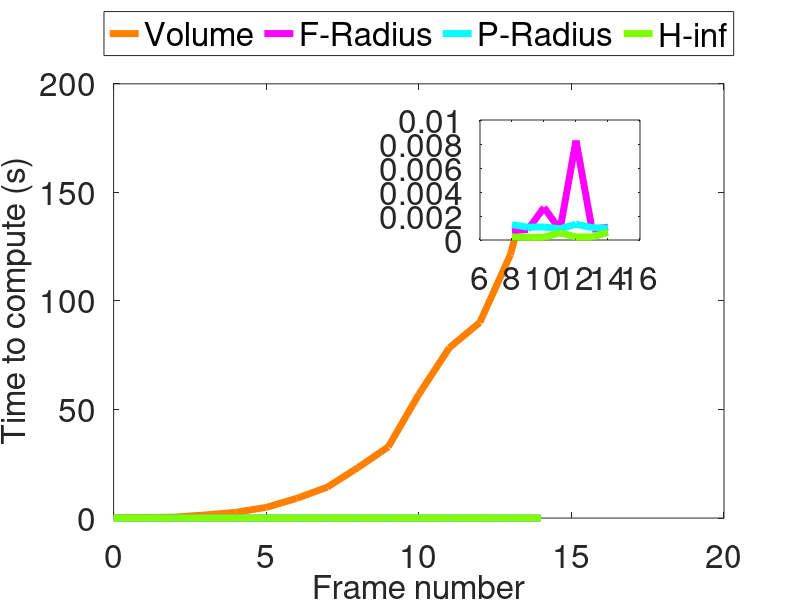

Recreate this plot in MATLAB.
% Load Data
vol = load('Data/vol.mat');
frad = load('Data/frad.mat');
prad = load('Data/prad.mat');
hinf = load('Data/hinf.mat');

% Set fontsize and linewidth
fontsize =24;
lineWidth =5;
set(gcf, 'DefaultAxesFontSize', fontsize);
set(gcf, 'DefaultLineLineWidth', lineWidth);

% Set colors
orange = 1/255*[255,128,0];
loyalgreen = 1/255*[128,255,0];

% Set time
t_arr = vol.t_arr.*10;

%Begin figure
f= figure(1);

plot(t_arr, vol.timer, 'Color', orange);
hold on;
plot(t_arr, frad.timer, 'm');
hold on;
plot(t_arr, prad.timer, 'c');
hold on;
plot(t_arr, hinf.timer,'Color', loyalgreen);
xlabel('Frame number', 'FontSize', fontsize);
ylabel('Time to compute (s)' , 'FontSize', fontsize);
legend('Volume','F-Radius', 'P-Radius', 'H-inf', 'Location', 'Northoutside', 'Orientation', 'horizontal', 'FontSize', fontsize);
hold on;

% Detailed subplot
axes('Position', [.6 .6 .2 .2]);
box on;

plot(t_arr(9:15), frad.timer(9:15),'m');
hold on;
plot(t_arr(9:15), prad.timer(9:15),'c');
hold on;
plot(t_arr(9:15),hinf.timer(9:15),'Color',loyalgreen);

% Full screen
set(gcf, 'Position', get(0, 'Screensize'));

%Save figure
saveas(f,'timegraphh.eps', 'epsc');